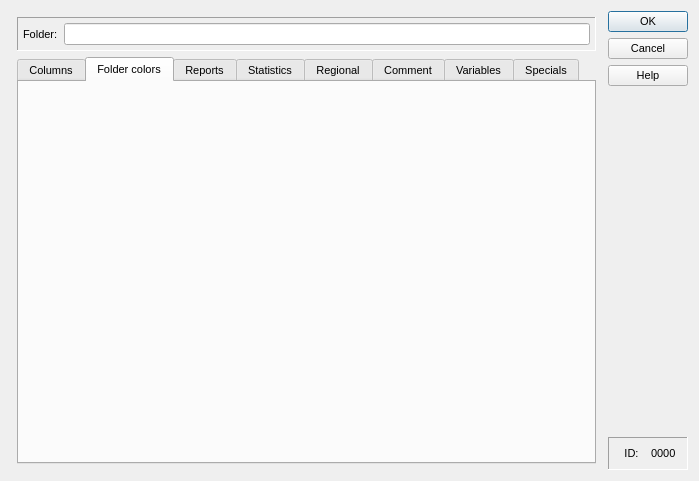
<?xml version="1.0" encoding="UTF-8"?>
<ui version="4.0">
 <class>FolderPropertiesDlg</class>
 <widget class="QDialog" name="FolderPropertiesDlg">
  <property name="geometry">
   <rect>
    <x>0</x>
    <y>0</y>
    <width>699</width>
    <height>481</height>
   </rect>
  </property>
  <property name="font">
   <font>
    <pointsize>8</pointsize>
   </font>
  </property>
  <property name="windowTitle">
   <string>Dialog</string>
  </property>
  <layout class="QHBoxLayout" name="horizontalLayout_3">
   <item>
    <layout class="QVBoxLayout" name="verticalLayout">
     <property name="leftMargin">
      <number>6</number>
     </property>
     <property name="topMargin">
      <number>6</number>
     </property>
     <property name="rightMargin">
      <number>6</number>
     </property>
     <property name="bottomMargin">
      <number>6</number>
     </property>
     <item>
      <widget class="QFrame" name="frame">
       <property name="frameShape">
        <enum>QFrame::Panel</enum>
       </property>
       <property name="frameShadow">
        <enum>QFrame::Sunken</enum>
       </property>
       <layout class="QHBoxLayout" name="horizontalLayout">
        <property name="leftMargin">
         <number>5</number>
        </property>
        <property name="topMargin">
         <number>5</number>
        </property>
        <property name="rightMargin">
         <number>5</number>
        </property>
        <property name="bottomMargin">
         <number>5</number>
        </property>
        <item>
         <widget class="QLabel" name="lblSourceFolder">
          <property name="text">
           <string>Folder:</string>
          </property>
          <property name="buddy">
           <cstring>editSourceFolder</cstring>
          </property>
         </widget>
        </item>
        <item>
         <widget class="QLineEdit" name="editSourceFolder"/>
        </item>
       </layout>
      </widget>
     </item>
     <item>
      <widget class="QTabWidget" name="tabWidget">
       <property name="currentIndex">
        <number>1</number>
       </property>
       <property name="iconSize">
        <size>
         <width>16</width>
         <height>16</height>
        </size>
       </property>
       <widget class="SDPO::ColumnsPropertiesWidget" name="tabColumns">
        <attribute name="title">
         <string>Columns</string>
        </attribute>
       </widget>
       <widget class="SDPO::ColorsPropertiesWidget" name="tabColors">
        <attribute name="title">
         <string>Folder colors</string>
        </attribute>
       </widget>
       <widget class="SDPO::DynamicViewReportsWidget" name="tabReports">
        <attribute name="title">
         <string>Reports</string>
        </attribute>
       </widget>
       <widget class="SDPO::FolderPropertiesStatisticWidget" name="tabStatistics">
        <attribute name="title">
         <string>Statistics</string>
        </attribute>
       </widget>
       <widget class="SDPO::RegionalPropertiesWidget" name="tabRegional">
        <attribute name="title">
         <string>Regional</string>
        </attribute>
       </widget>
       <widget class="SDPO::CommentPropertiesWidget" name="tabComment">
        <attribute name="title">
         <string>Comment</string>
        </attribute>
       </widget>
       <widget class="QWidget" name="tabVariables">
        <attribute name="title">
         <string>Variables</string>
        </attribute>
       </widget>
       <widget class="SDPO::SpecialsPropertiesWidget" name="tabSpecials">
        <attribute name="title">
         <string>Specials</string>
        </attribute>
       </widget>
      </widget>
     </item>
    </layout>
   </item>
   <item>
    <layout class="QVBoxLayout" name="verticalLayout_2">
     <item>
      <widget class="QDialogButtonBox" name="btnBoxFolderProperties">
       <property name="orientation">
        <enum>Qt::Vertical</enum>
       </property>
       <property name="standardButtons">
        <set>QDialogButtonBox::Cancel|QDialogButtonBox::Help|QDialogButtonBox::Ok</set>
       </property>
       <property name="centerButtons">
        <bool>false</bool>
       </property>
      </widget>
     </item>
     <item>
      <spacer name="verticalSpacer">
       <property name="orientation">
        <enum>Qt::Vertical</enum>
       </property>
       <property name="sizeType">
        <enum>QSizePolicy::Fixed</enum>
       </property>
       <property name="sizeHint" stdset="0">
        <size>
         <width>20</width>
         <height>298</height>
        </size>
       </property>
      </spacer>
     </item>
     <item>
      <widget class="QFrame" name="frame_2">
       <property name="frameShape">
        <enum>QFrame::Panel</enum>
       </property>
       <property name="frameShadow">
        <enum>QFrame::Sunken</enum>
       </property>
       <layout class="QHBoxLayout" name="horizontalLayout_2">
        <item>
         <widget class="QLabel" name="lblID">
          <property name="text">
           <string>ID:</string>
          </property>
          <property name="alignment">
           <set>Qt::AlignCenter</set>
          </property>
         </widget>
        </item>
        <item>
         <widget class="QLabel" name="lblFolderID">
          <property name="text">
           <string>0000</string>
          </property>
         </widget>
        </item>
       </layout>
      </widget>
     </item>
    </layout>
   </item>
  </layout>
 </widget>
 <customwidgets>
  <customwidget>
   <class>SDPO::ColumnsPropertiesWidget</class>
   <extends>QWidget</extends>
   <header>properties/qColumnsPropertiesWidget.h</header>
  </customwidget>
  <customwidget>
   <class>SDPO::ColorsPropertiesWidget</class>
   <extends>QWidget</extends>
   <header>properties/qColorsPropertiesWidget.h</header>
  </customwidget>
  <customwidget>
   <class>SDPO::RegionalPropertiesWidget</class>
   <extends>QWidget</extends>
   <header>properties/qRegionalPropertiesWidget.h</header>
  </customwidget>
  <customwidget>
   <class>SDPO::CommentPropertiesWidget</class>
   <extends>QWidget</extends>
   <header>properties/qCommentPropertiesWidget.h</header>
  </customwidget>
  <customwidget>
   <class>SDPO::FolderPropertiesStatisticWidget</class>
   <extends>QWidget</extends>
   <header>qFolderPropertiesStatisticWidget.h</header>
  </customwidget>
  <customwidget>
   <class>SDPO::DynamicViewReportsWidget</class>
   <extends>QWidget</extends>
   <header>qDynamicViewReportsWidget.h</header>
  </customwidget>
  <customwidget>
   <class>SDPO::SpecialsPropertiesWidget</class>
   <extends>QWidget</extends>
   <header>properties/qSpecialsPropertiesWidget.h</header>
  </customwidget>
 </customwidgets>
 <resources/>
 <connections>
  <connection>
   <sender>btnBoxFolderProperties</sender>
   <signal>accepted()</signal>
   <receiver>FolderPropertiesDlg</receiver>
   <slot>accept()</slot>
   <hints>
    <hint type="sourcelabel">
     <x>248</x>
     <y>254</y>
    </hint>
    <hint type="destinationlabel">
     <x>157</x>
     <y>274</y>
    </hint>
   </hints>
  </connection>
  <connection>
   <sender>btnBoxFolderProperties</sender>
   <signal>rejected()</signal>
   <receiver>FolderPropertiesDlg</receiver>
   <slot>reject()</slot>
   <hints>
    <hint type="sourcelabel">
     <x>316</x>
     <y>260</y>
    </hint>
    <hint type="destinationlabel">
     <x>286</x>
     <y>274</y>
    </hint>
   </hints>
  </connection>
 </connections>
</ui>
